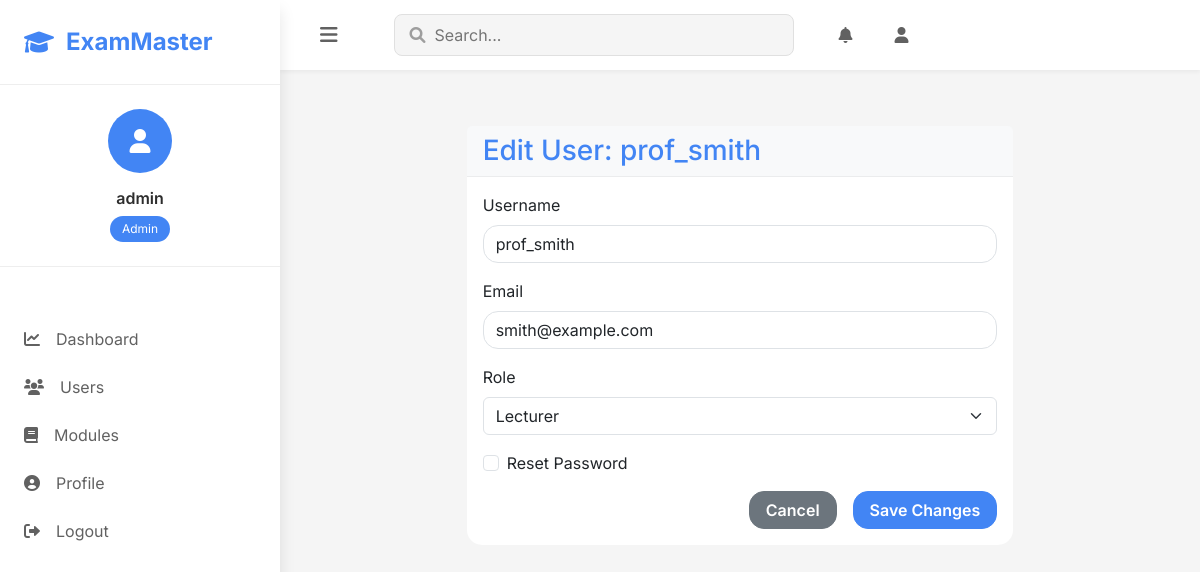
The app's page /admin/users/edit/2 (signed in) with its own data.
### models.py (models this page shows, shortened)
class User(UserMixin, db.Model):
    id = db.Column(db.Integer, primary_key=True)
    username = db.Column(db.String(64), unique=True, nullable=False)
    email = db.Column(db.String(120), unique=True, nullable=False)
    password_hash = db.Column(db.String(256), nullable=False)
    role = db.Column(db.String(20), nullable=False)  # 'student', 'lecturer', or 'admin'
    date_registered = db.Column(db.DateTime, default=datetime.utcnow)
    face_encodings = db.Column(db.Text, nullable=True)  # store face encoding data as JSON
    created_tests = db.relationship('Test', backref='author', lazy=True,
                                   foreign_keys='Test.lecturer_id')
    test_attempts = db.relationship('TestAttempt', backref='student', lazy=True)
    taught_modules = db.relationship('Module', backref='lecturer', lazy=True)
    enrolled_modules = db.relationship('Module',
                                      secondary=student_module,
                                      backref=db.backref('enrolled_students', lazy='dynamic'),
                                      lazy='dynamic')
    def is_admin(self):
        print(f"Checking if user {self.username} is admin. Role: {self.role}")
        result = self.role == 'admin'
        print(f"is_admin result: {result}")
        return result

### routes.py (the view, shortened to what this page needs)
@app.route('/admin/users/edit/<int:user_id>', methods=['GET', 'POST'])
@login_required
def admin_edit_user(user_id):
    if not current_user.is_admin():
        flash('Access denied: You need to be an administrator to access this page.', 'danger')
        return redirect(url_for('index'))
    user = User.query.get_or_404(user_id)
    if user.id == current_user.id:
        flash('You cannot edit your own account through this interface.', 'warning')
        return redirect(url_for('admin_manage_users'))
    form = AdminEditUserForm(user.username, user.email)
    if request.method == 'GET':
        form.username.data = user.username
        form.email.data = user.email
        form.role.data = user.role
    return render_template(
        'admin/edit_user.html',
        title=f'Edit User: {user.username}',
        form=form,
        user=user
    )

### forms.py (shortened to what this page needs)
class AdminEditUserForm(FlaskForm):
    username = StringField('Username', validators=[DataRequired(), Length(min=2, max=20)])
    email = StringField('Email', validators=[DataRequired(), Email()])
    role = SelectField('Role', choices=[('student', 'Student'), ('lecturer', 'Lecturer')])
    reset_password = BooleanField('Reset Password')
    new_password = PasswordField('New Password', validators=[Optional(), Length(min=6)])
    submit = SubmitField('Save Changes')
    def __init__(self, original_username, original_email, *args, **kwargs):
        super(AdminEditUserForm, self).__init__(*args, **kwargs)
        self.original_username = original_username
        self.original_email = original_email

### models.py (called while the page is built)
@login_manager.user_loader
def load_user(user_id):
    return User.query.get(int(user_id))

### templates/admin/edit_user.html (shortened to what this page needs)
{% extends 'base.html' %}
{% block content %}
<div class="container mt-4">
    <div class="row">
        <div class="col-md-8 offset-md-2">
            <div class="card">
                <div class="card-header bg-light">
                    <h1 class="h3 mb-0">Edit User: {{ user.username }}</h1>
                </div>
                <div class="card-body">
                    <form method="POST" action="{{ url_for('admin_edit_user', user_id=user.id) }}">
                        <div class="form-group mb-3">
                            {{ form.username.label(class="form-label") }}
                            {{ form.username(class="form-control") }}
                        </div>
                        <div class="form-group mb-3">
                            {{ form.email.label(class="form-label") }}
                            {{ form.email(class="form-control") }}
                        </div>
                        <div class="form-group mb-3">
                            {{ form.role.label(class="form-label") }}
                            {{ form.role(class="form-select") }}
                        </div>
                        <div class="form-check mb-3">
                            {{ form.reset_password(class="form-check-input") }}
                            {{ form.reset_password.label(class="form-check-label") }}
                        </div>
                        <div class="d-grid gap-2 d-md-flex justify-content-md-end">
                            <a href="{{ url_for('admin_manage_users') }}" class="btn btn-secondary me-md-2">Cancel</a>
                            {{ form.submit(class="btn btn-primary") }}
                        </div>
                    </form>
                </div>
            </div>
        </div>
    </div>
</div>
{% endblock %}

### templates/base.html (shortened to what this page needs)
<!DOCTYPE html>
<html lang="en">
<head>
    <link href="https://cdn.jsdelivr.net/npm/bootstrap@5.3.0-alpha1/dist/css/bootstrap.min.css" rel="stylesheet">
    <link rel="stylesheet" href="https://cdnjs.cloudflare.com/ajax/libs/font-awesome/6.0.0/css/all.min.css">
    <link rel="stylesheet" href="https://cdn.jsdelivr.net/npm/bootstrap-icons@1.11.3/font/bootstrap-icons.min.css">
    <link rel="stylesheet" href="{{ url_for('static', filename='css/style.css', v='1.0.1') }}">
    <script src="https://cdn.jsdelivr.net/npm/chart.js"></script> </head>
<body class="modern-theme">
    <nav class="sidebar" id="sidebar">
        <div class="sidebar-header">
            <a class="brand" href="{{ url_for('index') }}">
                <i class="fas fa-graduation-cap"></i>
                <span>ExamMaster</span>
            </a>
        </div>
        {% if current_user.is_authenticated %}
        <div class="user-profile">
            <div class="avatar">
                <i class="fas fa-user"></i>
            </div>
            <div class="user-info">
                <h6>{{ current_user.username }}</h6>
                <span class="role-badge">{{ current_user.role.capitalize() }}</span>
            </div>
        </div>
        <ul class="nav-links">
            {% if current_user.is_admin() %}
                <li><a href="{{ url_for('admin_dashboard') }}"><i class="fas fa-chart-line"></i>Dashboard</a></li>
                <li><a href="{{ url_for('admin_manage_users') }}"><i class="fas fa-users"></i>Users</a></li>
                <li><a href="{{ url_for('admin_manage_modules') }}"><i class="fas fa-book"></i>Modules</a></li>
            {% elif current_user.is_lecturer() %}
                <li><a href="{{ url_for('lecturer_dashboard') }}"><i class="fas fa-chart-line"></i>Dashboard</a></li>
                <li><a href="{{ url_for('manage_modules') }}"><i class="fas fa-book"></i>My Modules</a></li>
                <li><a href="{{ url_for('create_test') }}"><i class="fas fa-plus-circle"></i>Create Test</a></li>
            {% endif %}
            <li><a href="{{ url_for('profile') }}"><i class="fas fa-user-circle"></i>Profile</a></li>
            <li><a href="{{ url_for('logout') }}"><i class="fas fa-sign-out-alt"></i>Logout</a></li>
        </ul>
        {% endif %}
    </nav>
    <div class="main-content">
        <header class="top-bar">
            <button id="sidebar-toggle" class="menu-toggle">
                <i class="fas fa-bars"></i>
            </button>
            <div class="search-bar">
                <i class="fas fa-search"></i>
                <input type="text" placeholder="Search...">
            </div>
            {% if current_user.is_authenticated %}
            <div class="top-bar-actions">
                <a href="#" class="action-btn"><i class="fas fa-bell"></i></a>
                <a href="{{ url_for('profile') }}" class="action-btn"><i class="fas fa-user"></i></a>
            </div>
            {% endif %}
        </header>
        <main class="content-wrapper">
            {% block content %}{% endblock %}
        </main>
    </div>
</body>
</html>

### static/css/style.css (style rules this page uses)
:root { --primary-color: #4361ee; --secondary-color: #3f37c9; --success-color: #4cc9f0; --warning-color: #f72585; --info-color: #4895ef; --light-bg: #f8f9fa; --dark-text: #2b2d42; --gray-text: #8d99ae; --white: #ffffff; --sidebar-width: 280px; --header-height: 70px; --border-radius: 15px; --card-shadow: 0 4px 20px rgba(0, 0, 0, 0.05); --menu-active-bg: #4285F4; --menu-active-color: #fff; }
.user-profile { text-align: center; padding: 2rem 0; border-bottom: 1px solid rgba(0,0,0,0.1); margin-bottom: 2rem; }
:root { --primary-color: #4285F4; --primary-dark: #1a73e8; --secondary-color: #34A853; --accent-color: #FBBC04; --danger-color: #EA4335; --success-color: #34A853; --warning-color: #FBBC04; --info-color: #4285F4; --dark: #1f1f1f; --gray-900: #2d2d2d; --gray-800: #424242; --gray-700: #616161; --gray-600: #757575; --gray-500: #9e9e9e; --gray-400: #bdbdbd; --gray-300: #e0e0e0; --gray-200: #eeeeee; --gray-100: #f5f5f5; --white: #ffffff; --sidebar-width: 280px; --sidebar-collapsed-width: 70px; --topbar-height: 70px; --content-padding: 2rem; --card-border-radius: 16px; --btn-border-radius: 8px; --shadow-sm: 0 2px 4px rgba(0,0,0,0.05); --shadow-md: 0 4px 6px rgba(0,0,0,0.07); --shadow-lg: 0 10px 15px rgba(0,0,0,0.1); --shadow-xl: 0 20px 25px rgba(0,0,0,0.15); }
.modern-theme { font-family: 'Inter', sans-serif; background-color: var(--gray-100); color: var(--gray-900); }
.sidebar { position: fixed; left: 0; top: 0; height: 100vh; width: var(--sidebar-width); background: var(--white); box-shadow: var(--shadow-lg); transition: all 0.3s ease; z-index: 1000; overflow-y: auto; }
.sidebar-header { padding: 1.5rem; border-bottom: 1px solid var(--gray-200); }
.brand { display: flex; align-items: center; gap: 0.75rem; color: var(--primary-color); text-decoration: none; font-size: 1.5rem; font-weight: 700; }
.user-profile { padding: 1.5rem; text-align: center; border-bottom: 1px solid var(--gray-200); }
.avatar { width: 64px; height: 64px; background: var(--primary-color); border-radius: 50%; display: flex; align-items: center; justify-content: center; color: var(--white); font-size: 1.5rem; margin: 0 auto 1rem; }
.user-info h6 { margin: 0; font-weight: 600; }
.role-badge { display: inline-block; padding: 0.25rem 0.75rem; background: var(--primary-color); color: var(--white); border-radius: 20px; font-size: 0.75rem; margin-top: 0.5rem; }
.nav-links { list-style: none; padding: 1rem 0; margin: 0; }
.nav-links li a { display: flex; align-items: center; padding: 0.75rem 1.5rem; color: var(--gray-700); text-decoration: none; transition: all 0.3s ease; gap: 1rem; }
.main-content { margin-left: var(--sidebar-width); min-height: 100vh; transition: all 0.3s ease; }
.top-bar { height: var(--topbar-height); background: var(--white); box-shadow: var(--shadow-sm); display: flex; align-items: center; padding: 0 var(--content-padding); position: sticky; top: 0; z-index: 900; }
.menu-toggle { background: none; border: none; color: var(--gray-700); font-size: 1.25rem; cursor: pointer; padding: 0.5rem; margin-right: 1rem; }
.search-bar { flex: 1; max-width: 400px; position: relative; margin: 0 2rem; }
.search-bar input { width: 100%; padding: 0.5rem 1rem 0.5rem 2.5rem; border: 1px solid var(--gray-300); border-radius: var(--btn-border-radius); background: var(--gray-100); }
.search-bar i { position: absolute; left: 1rem; top: 50%; transform: translateY(-50%); color: var(--gray-500); }
.top-bar-actions { display: flex; gap: 1rem; }
.action-btn { width: 40px; height: 40px; display: flex; align-items: center; justify-content: center; border-radius: 50%; color: var(--gray-700); text-decoration: none; transition: all 0.3s ease; }
.content-wrapper { padding: var(--content-padding); }
.form-check-input { cursor: pointer; }
.card { border: none; border-radius: var(--border-radius); box-shadow: var(--shadow); transition: transform 0.3s ease; margin-bottom: 1.5rem; }
.card-header { background-color: var(--white); border-bottom: 1px solid rgba(0,0,0,.05); font-weight: 700; color: var(--primary-color); }
.btn-primary { background-color: var(--primary-color); border-color: var(--primary-color); }
.btn { border-radius: var(--border-radius); padding: .375rem 1rem; font-weight: 600; }
.form-control { border-radius: var(--border-radius); padding: .375rem .75rem; }

### records on screen
User: username "admin", role "Admin"
User: username "prof_smith", email "smith@example.com", role "Lecturer"
